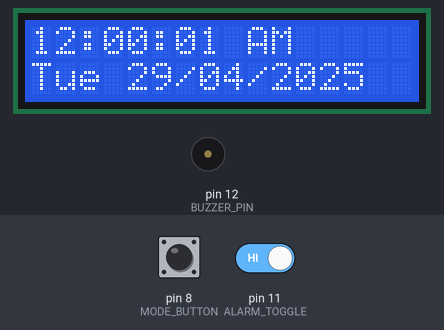
The sketch below on a simulated Arduino Uno, built with avr-gcc and run on an emulated ATmega328P. Parts: 16×2 character LCD, buzzer (waves = sounding, pin HIGH). The test bench sets the inputs (shaded band); at power-on: pin 11 (ALARM_TOGGLE) HIGH, pin 8 (MODE_BUTTON) HIGH. EEPROM starts erased.

Above: at 1.6 s.
1.7 s: pin 11 (ALARM_TOGGLE) driven LOW
At 1.78 s:
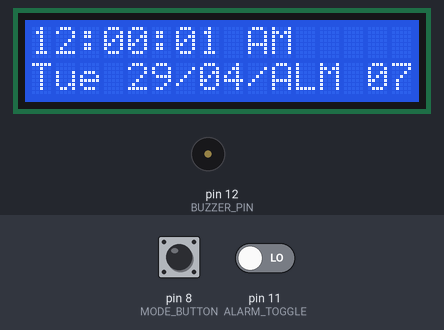
4.1 s: pin 8 (MODE_BUTTON) pulled LOW for 0.15 s
At 5.8 s:
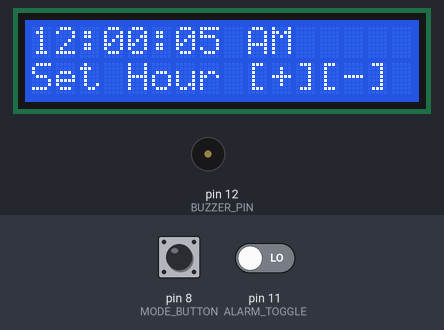
7.2 s: pin 8 (MODE_BUTTON) pulled LOW for 1 s
At 7.42 s:
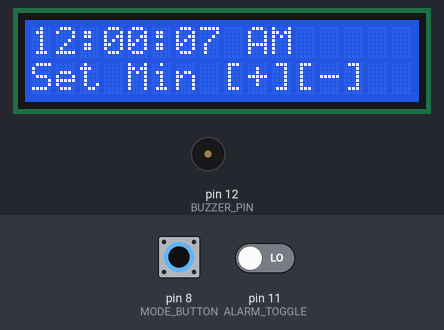
8.8 s: pin 11 (ALARM_TOGGLE) driven HIGH
Timing chart, 0 to 11.6 s (numbered marks = the images above; inputs shaded):
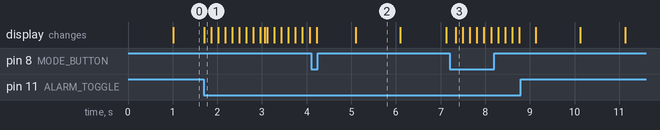

The sketch:

Logic_Clock__ino.ino
```cpp
/*
  DigitalClock.ino
  Simple digital clock for Arduino with 16x2 LCD, buttons, alarm and EEPROM persistence.

  Based on code snippets from project presentation. Source: uploaded PPTX. :contentReference[oaicite:1]{index=1}
*/

#include <LiquidCrystal.h>
#include <EEPROM.h>

// LCD Pins (RS, E, D4, D5, D6, D7)
LiquidCrystal lcd(2, 3, 4, 5, 6, 7);

// Button Pins
#define MODE_BUTTON 8
#define INC_BUTTON 9
#define DEC_BUTTON 10
#define ALARM_TOGGLE 11
#define BUZZER_PIN 12

// Time variables
int hours = 12;
int minutes = 0;
int seconds = 0;
bool isPM = false;

// Alarm variables
int alarmHours = 7;
int alarmMinutes = 0;
bool alarmIsPM = false;
bool alarmEnabled = false;
bool alarmTriggered = false;

// Adjust mode: 0=Normal, 1=Hour, 2=Minute, 3=AM/PM, 4=Alarm Hour, 5=Alarm Minute, 6=Alarm AM/PM
int adjustMode = 0;

// Date and Day (display-only)
const char* currentDate = "29/04/2025";
const char* currentDay = "Tue";

// Timing & debounce
unsigned long lastUpdate = 0;
unsigned long lastButtonPress = 0;
const unsigned long debounceDelay = 150; // ms
unsigned long snoozeUntil = 0;

void setup() {
  lcd.begin(16, 2);
  pinMode(MODE_BUTTON, INPUT_PULLUP);
  pinMode(INC_BUTTON, INPUT_PULLUP);
  pinMode(DEC_BUTTON, INPUT_PULLUP);
  pinMode(ALARM_TOGGLE, INPUT_PULLUP);
  pinMode(BUZZER_PIN, OUTPUT);
  digitalWrite(BUZZER_PIN, LOW);

  // Read saved time from EEPROM (basic)
  int eHours = EEPROM.read(0);
  int eMinutes = EEPROM.read(1);
  int eSeconds = EEPROM.read(2);
  int eIsPM = EEPROM.read(3);

  // Basic validation: if EEPROM empty or invalid, keep defaults
  if (eHours >= 1 && eHours <= 12) hours = eHours;
  if (eMinutes >= 0 && eMinutes <= 59) minutes = eMinutes;
  if (eSeconds >= 0 && eSeconds <= 59) seconds = eSeconds;
  isPM = (eIsPM == 1);

  updateDisplay();
}

void loop() {
  unsigned long now = millis();

  // Update time roughly every 1000 ms
  if (now - lastUpdate >= 1000) {
    lastUpdate = now;
    updateTime();
    checkAlarm();
    updateDisplay();
  }

  handleButtons();
}

// ----------------- Buttons & adjustment -----------------
void handleButtons() {
  if (millis() - lastButtonPress < debounceDelay) return;

  // Mode button cycles adjustMode
  if (digitalRead(MODE_BUTTON) == LOW) {
    adjustMode = (adjustMode + 1) % 7; // 0..6
    updateDisplay();
    lastButtonPress = millis();
    delay(80);
    return;
  }

  // Alarm toggle / snooze
  if (digitalRead(ALARM_TOGGLE) == LOW) {
    if (alarmTriggered) {
      // Snooze 5 minutes
      snoozeUntil = millis() + 5UL * 60UL * 1000UL;
      alarmTriggered = false;
      noTone(BUZZER_PIN); // stop buzzer
    } else {
      alarmEnabled = !alarmEnabled;
    }
    updateDisplay();
    lastButtonPress = millis();
    delay(80);
    return;
  }

  // Increase / Decrease when in adjust mode (>0)
  if (adjustMode > 0) {
    if (digitalRead(INC_BUTTON) == LOW) {
      adjustValue(1);
      updateDisplay();
      lastButtonPress = millis();
      delay(80);
      return;
    }
    if (digitalRead(DEC_BUTTON) == LOW) {
      adjustValue(-1);
      updateDisplay();
      lastButtonPress = millis();
      delay(80);
      return;
    }
  }
}

// ----------------- Time update & EEPROM -----------------
void updateTime() {
  seconds++;
  if (seconds >= 60) {
    seconds = 0;
    minutes++;
    if (minutes >= 60) {
      minutes = 0;
      hours++;
      if (hours > 12) {
        hours = 1;
        isPM = !isPM;
      }
    }
  }

  // Save to EEPROM periodically (to avoid too frequent writes we could throttle; for simplicity we write each second)
  EEPROM.write(0, hours);
  EEPROM.write(1, minutes);
  EEPROM.write(2, seconds);
  EEPROM.write(3, isPM ? 1 : 0);
}

// ----------------- Alarm logic -----------------
void checkAlarm() {
  if (alarmEnabled && !alarmTriggered && millis() > snoozeUntil) {
    if (hours == alarmHours && minutes == alarmMinutes && isPM == alarmIsPM && seconds == 0) {
      alarmTriggered = true;
    }
  }

  if (alarmTriggered) {
    digitalWrite(BUZZER_PIN, HIGH); // buzzer ON (if using active buzzer)
    // Alternatively use tone(BUZZER_PIN, 1000); to generate tone
  } else {
    digitalWrite(BUZZER_PIN, LOW);
  }
}

// ----------------- Adjust values -----------------
void adjustValue(int change) {
  switch (adjustMode) {
    case 1: // Set Hour
      hours += change;
      if (hours > 12) hours = 1;
      if (hours < 1) hours = 12;
      break;
    case 2: // Set Minute
      minutes += change;
      if (minutes >= 60) minutes = 0;
      if (minutes < 0) minutes = 59;
      seconds = 0;
      break;
    case 3: // Toggle AM/PM
      if (change != 0) isPM = !isPM;
      break;
    case 4: // Alarm Hour
      alarmHours += change;
      if (alarmHours > 12) alarmHours = 1;
      if (alarmHours < 1) alarmHours = 12;
      break;
    case 5: // Alarm Minute
      alarmMinutes += change;
      if (alarmMinutes >= 60) alarmMinutes = 0;
      if (alarmMinutes < 0) alarmMinutes = 59;
      break;
    case 6: // Alarm AM/PM
      if (change != 0) alarmIsPM = !alarmIsPM;
      break;
    default:
      break;
  }
}

// ----------------- Display -----------------
void updateDisplay() {
  lcd.clear();
  lcd.setCursor(0, 0);

  // Time formatting HH:MM:SS AM/PM
  if (hours < 10) lcd.print("0");
  lcd.print(hours);
  lcd.print(":");
  if (minutes < 10) lcd.print("0");
  lcd.print(minutes);
  lcd.print(":");
  if (seconds < 10) lcd.print("0");
  lcd.print(seconds);
  lcd.print(isPM ? " PM" : " AM");

  // Second line: Day + Date OR Adjust mode / Alarm
  lcd.setCursor(0, 1);

  if (adjustMode > 0) {
    switch (adjustMode) {
      case 1: lcd.print("Set Hour [+][-]"); break;
      case 2: lcd.print("Set Min [+][-] "); break;
      case 3: lcd.print("Set AM/PM [+]   "); break;
      case 4: lcd.print("Alm Hour [+][-] "); break;
      case 5: lcd.print("Alm Min [+][-]  "); break;
      case 6: lcd.print("Alm AM/PM [+]   "); break;
      default: lcd.print("Adjust Mode      "); break;
    }
  } else {
    // Normal display: Day Date and Alarm summary
    lcd.print(currentDay);
    lcd.print(" ");
    lcd.print(currentDate);
    if (alarmEnabled) {
      // Show alarm at right side if fits
      lcd.setCursor(10, 1);
      lcd.print("ALM ");
      if (alarmHours < 10) lcd.print("0");
      lcd.print(alarmHours);
      lcd.print(":");
      if (alarmMinutes < 10) lcd.print("0");
      lcd.print(alarmMinutes);
      lcd.print(alarmIsPM ? "P" : "A"); // compact PM/AM
    }
  }
}
```

Measured:
- after the input at 1.7 s, the display: changes at once (image 1)
- after the input at 4.1 s, the display: first changes after 0.12 s (image 2 shows a later state)
- after the input at 7.2 s, the display: changes after 0.14 s (image 3)
- what the display in image 2 shows lasts 1.0 s, from 5.1 s to 6.1 s
